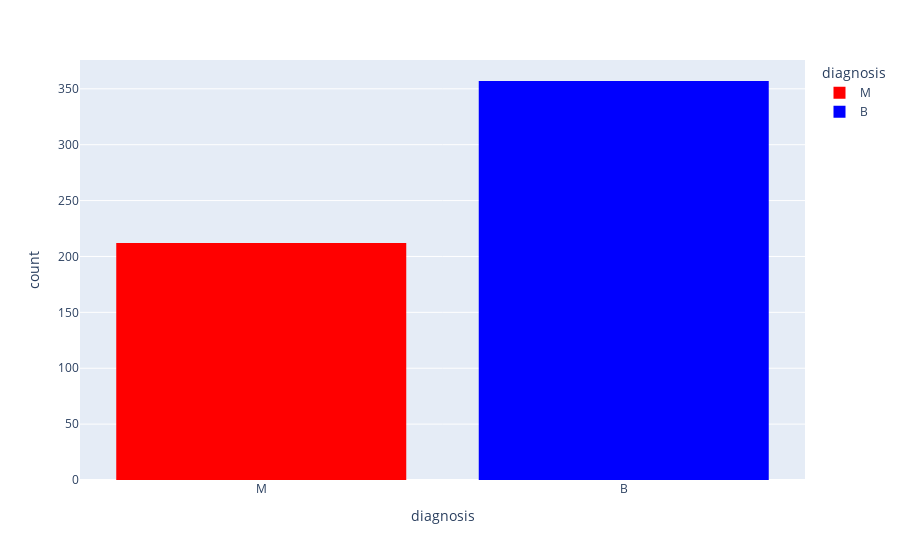

The code cell stored with this chart in its notebook:
### Code cell
# show dist of diagnosis
px.histogram(
    data_frame=df, 
    x=df.diagnosis, 
    color=df.diagnosis, 
    color_discrete_sequence=['red', 'blue']
)

### Figure 1 — Plotly figure (JSON) as saved in the notebook; plotly's stock layout.template omitted (floating-point values rounded to 4 significant figures; data arrays with more than 128 entries replaced by an {"elided": "..."} marker saying what was removed)
{"data": [{"alignmentgroup": "True", "bingroup": "x", "hovertemplate": "diagnosis=%{x}<br>count=%{y}<extra></extra>", "legendgroup": "M", "marker": {"color": "red", "pattern": {"shape": ""}}, "name": "M", "offsetgroup": "M", "orientation": "v", "showlegend": true, "type": "histogram", "x": {"elided": "212 str values"}, "xaxis": "x", "yaxis": "y"}, {"alignmentgroup": "True", "bingroup": "x", "hovertemplate": "diagnosis=%{x}<br>count=%{y}<extra></extra>", "legendgroup": "B", "marker": {"color": "blue", "pattern": {"shape": ""}}, "name": "B", "offsetgroup": "B", "orientation": "v", "showlegend": true, "type": "histogram", "x": {"elided": "357 str values"}, "xaxis": "x", "yaxis": "y"}], "layout": {"barmode": "relative", "legend": {"title": {"text": "diagnosis"}, "tracegroupgap": 0}, "margin": {"t": 60}, "xaxis": {"anchor": "y", "categoryarray": ["M", "B"], "categoryorder": "array", "domain": [0, 1], "title": {"text": "diagnosis"}}, "yaxis": {"anchor": "x", "domain": [0, 1], "title": {"text": "count"}}}}
